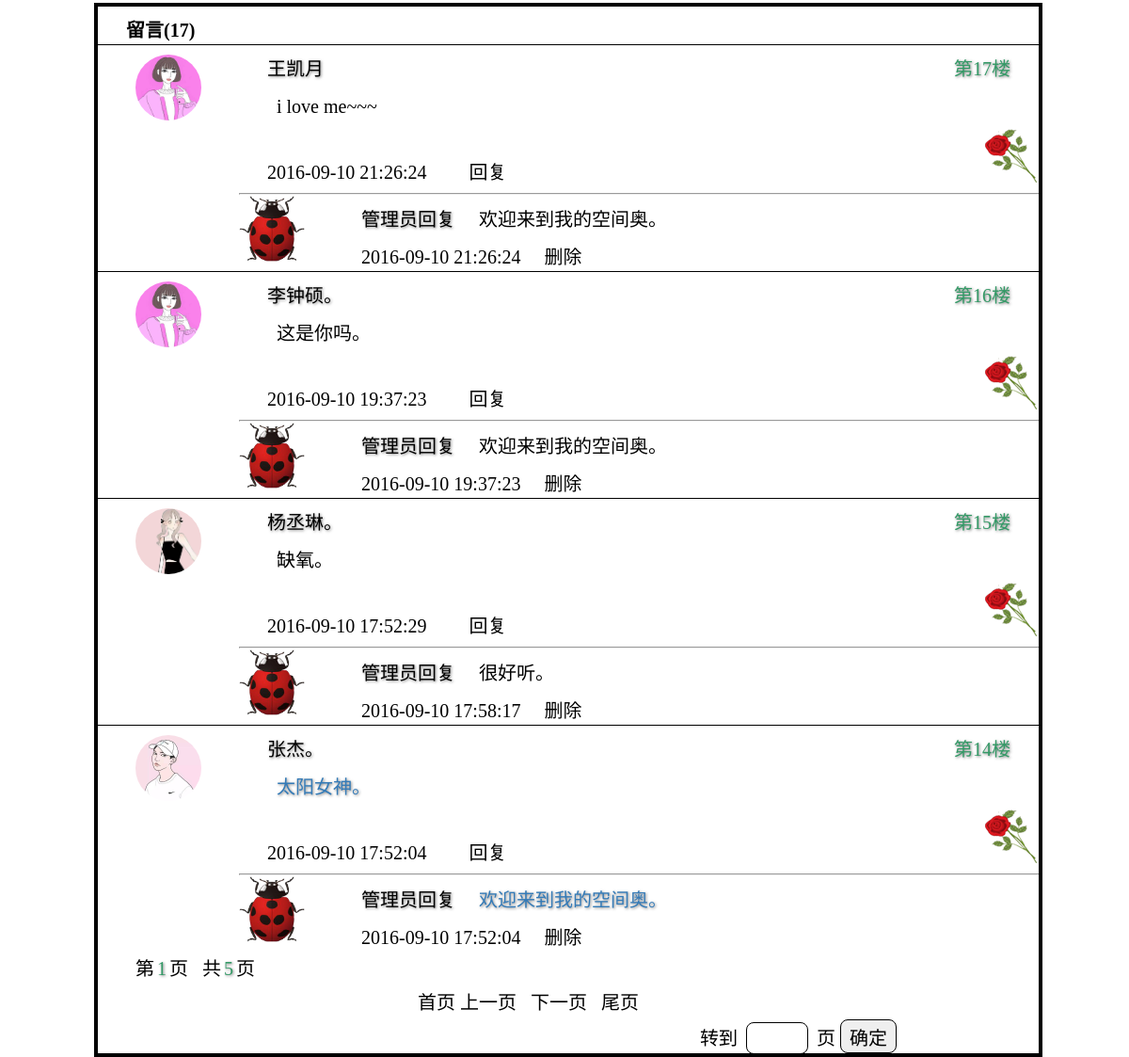
/houtai/liuyan/replay.php (signed in), run on the app's committed database.
### tables this page shows
CREATE TABLE `user_message` (  `id` int(5) NOT NULL auto_increment,  `name` varchar(30) NOT NULL,  `time` varchar(30) NOT NULL,  `content` text NOT NULL,  `photo` varchar(40) NOT NULL,  `secret` int(11) NOT NULL default '0',  PRIMARY KEY  (`id`));

CREATE TABLE `admin_replay` (  `id` int(5) NOT NULL auto_increment,  `admin` varchar(30) NOT NULL,  `replay_time` varchar(30) NOT NULL,  `replay_content` text NOT NULL,  `user_message_id` varchar(10) NOT NULL,  PRIMARY KEY  (`id`));

### houtai/liuyan/class.db.php (called while the page is built, shortened)
<?php
class me_db{
    public function query($sql){
        $query=mysql_query($sql) or die(mysql_error());
        return $query;
    }
    public function get_all_data($sql,$type=MYSQL_ASSOC){
        $arr=array();
        $i=0;
       $query=$this->query($sql);
       while($row=mysql_fetch_array($query,$type)){
           $arr[$i]=$row;
           $i++;
       }
       return $arr;
    }
}
?>

### houtai/liuyan/replay.php (the view, shortened to what this page needs)
<?php
require_once("class.db.php");
$db=new me_db;
if(empty($_GET['sou'])){
$page_size=4;
$sql='select count(*) from user_message';
}
else{
$page_size=2;
$sql="select count(*) from user_message where content like '%$_GET[sou]%'";
}
$arr=$db->get_all_data($sql,MYSQL_NUM);
$recordcount=$arr[0][0];
$pagecount=ceil($recordcount/$page_size);
if (empty($_GET['page'])) {
   $cur_page=1;
}else {if ($_GET['page']>=$pagecount) {
     $cur_page=$pagecount;
}elseif ($_GET['page']<=1) {
    $cur_page=1;
}else {
     $cur_page=$_GET['page'];
}
}
$star_value=($cur_page-1)*$page_size;
if (!empty($_GET['sou'])) {
    $sql="select * from user_message where secret!=1 and content like '%$_GET[sou]%' order by id desc limit $star_value,$page_size";
    $res1=mysql_query($sql) or die(mysql_error());
    $num_rows1=mysql_num_rows($res1);
    if (empty($num_rows1)) {
        echo "<script>
            window.alert('您搜索的内容为空奥。');
            history.go(-1);
            </script>";
    }
}else{
    $sql="select * from user_message order by id desc limit $star_value,$page_size";
}
$query=mysql_query($sql) or die(mysql_error());
?>
<!DOCTYPE html PUBLIC "-//W3C//DTD XHTML 1.0 Transitional//EN" "http://www.w3.org/TR/xhtml1/DTD/xhtml1-transitional.dtd">
<html xmlns="http://www.w3.org/1999/xhtml">
<head>
<link rel="stylesheet" href="admin_replay.css" />
</head>
<body>
<div>
    <div class="gb_z">
    	<div class="gb_box">
            <div class="gb_g">
            <div class="gb_visit">
            <div class="visitor">
            <p class="tong">留言(<?php echo $recordcount;?>)</p>
<?php
      $i=0;
    while($res=mysql_fetch_assoc($query))
    {
    $sqlh="select * from admin_replay where user_message_id=$res[id] limit 1";
    $queryh=mysql_query($sqlh) or die(mysql_error());
    $resh=mysql_fetch_assoc($queryh);
    $res['content']=str_replace($_GET[sou],"<font style='font-weight:bold;
     color:red;'>".$_GET[sou]."</font>",$res['content']);
?>
                <div class="content">
                <div class="visitor_left">
        <?php
if(empty($res['photo'])){
?>
<img  style="width:70px;height:70px;border-radius:50%;margin-top:10px;"src="image/1.jpg"/>
<?php
}else{
?>
<img  style="width:70px;height:70px;border-radius:50%;margin-top:10px;"src="<?php echo $res['photo']; ?>" />
<?php
}?>
                </div>
         		<div class="visitor_right">
                	<div class="laifang">
                    <p class="visitor_top"><a><?php echo $res[name]?></a><span>
                    第<?php  echo $recordcount-$star_value-$i;  ?>楼</span></p>
                      <p class="visitor_content">&nbsp;
 <?php
                        if ($res[secret]==1) {
                            echo "<font style='color:#337ab7;
                            text-shadow: 1px 1px 3px rgba(0,0,0,0.5);'>$res[content]</font>";
                        }else{
                 echo $res[content];
                        }
                    ?>
</p>
                        <p class="visitor_bottom"><?php echo $res[time]?>
                        <span>
                    <a href="replay_message.php?hid=<?php echo $res['id'];?>"> 回复</a></span>
                </p>
                        <hr />
                    </div>
                    <div class="huifu">
                        <div class="huifu_left">
                        <img src="image/logo.png"/>
                        </div>
                     <div class="huifu_right">
                        <p class="huifu_top"><a>管理员回复</a>
                       <span>
<?php  if ($res[secret]==1){
    echo "<font style='color:#337ab7;
                            text-shadow: 1px 1px 3px rgba(0,0,0,0.5);'>欢迎来到我的空间奥。</font>";
}else{
    if(empty($resh[replay_content])) {
                         echo  '欢迎来到我的空间奥。';
     }else{
                   echo $resh[replay_content];
     }
}?></span></p>
                        <p class="huifu_bottom">
                  <?php if(empty($resh[replay_time])) {
                         echo  $res[time];
                     }else{
                         echo $resh[replay_time];
                      }?>
            <span><a href="del_message.php?id=<?php echo $res['id'];?>">删除 </a></span>
                </p>
                    </div>
                    </div>
                </div>
                </div>
<?php
 $i++;
    }
?>
            </div>
        </div>
        <div class="form">
            <div class="d_left">
            <a>第<span><?php echo $cur_page;?></span>页</a>
            <a>共<span><?php echo $pagecount;?></span>页</a>
            </div>
            <div class="d_m">
<?php
    if(!empty($_GET[sou])){
              if ($cur_page==1) {
                ?>
                　　首页
                　　上一页
            <a href='replay.php?page=<?php echo $cur_page+1;?>&sou=<?php echo $_GET[sou];?>'>下一页</a>
             <a  href='replay.php?page=<?php echo $pagecount;?>&sou=<?php echo $_GET[sou];?>'>尾页</a>
                <?php
            }elseif ($cur_page==$pagecount){
            ?>
            <a href='replay.php?page=1'>首页</a>
            <a href='replay.php?page=<?php echo $cur_page-1;?>&sou=<?php echo $_GET[sou];?>'>上一页</a>
            下一页
            尾页
            <?php
            }else{
            ?>  <a href='replay.php?page=1'>首页</a>
            <a href='replay.php?page=<?php echo $cur_page-1;?>&sou=<?php echo $_GET[sou];?>'>上一页</a>
            <a href='replay.php?page=<?php echo $cur_page+1;?>&sou=<?php echo $_GET[sou];?>'>下一页</a>
            <a  href='replay.php?page=<?php echo $pagecount;?>&sou=<?php echo $_GET[sou];?>'>尾页</a>
            <?php
            }
            ?><form action="replay.php" method="get">
            转到<input type="text" class="ye" name="page"/>页
            <input type="submit" value="确定" class="sub">
           </form>
        <?php
} else{
            if ($cur_page==1) {
                ?>
                首页
                上一页
                <a href='replay.php?page=<?php echo $cur_page+1; ?>'>下一页</a>
                <a  href='replay.php?page=<?php echo $pagecount;?>'>尾页</a>
            <?php
            }else {
            ?>  <a href='replay.php?page=1'>首页</a>
            <a href='replay.php?page=<?php echo $cur_page-1; ?>'>上一页</a>
            <a href='replay.php?page=<?php echo $cur_page+1; ?>'>下一页</a>
            <a  href='replay.php?page=<?php echo $pagecount;?>'>尾页</a>
        <?php
            }
?>           </div>
            <form action="replay.php" method="get">
            转到<input type="text" class="ye" name="page"/>页
            <input type="submit" value="确定" class="sub">
           </form>
<?php
}
?>           </div>
        </div>
    </div>
</div>
</body>
</html>

### houtai/liuyan/admin_replay.css (style rules this page uses)
body { padding:0; margin:0; font-size:14px; width:1000px; height:943px; background:white; margin:0 auto; }
p,li,ul,ol,h1,h2,h3,h4,h5,h6,div { padding:0; margin:0; }
.gb_z { width:1000px; overflow: hidden; padding-bottom:13px; margin-top:3px; border:solid 4px #000; }
.gb_box { width:1000px; margin:0 auto; }
.gb_g p { height:30px; margin-left:30px; line-height: 30px; font-size:20px; font-family:宋体; }
.tong { font-size:20px; font-family:宋体; font-weight: bold; }
.gb_visit { width:1188px; margin-top:3px; }
.gb_visit p { margin-left:30px; }
.content { border-top:solid 1px #000; height: 240px; background:url(image/rose4.png) 928px 74px no-repeat; }
.visitor { margin:0 auto; }
.visitor p { margin-left:30px; margin-top:10px; }
.visitor_left { width:150px; height:240px; float:left; }
.visitor_left img { width:70px; height: 70px; margin-left:40px; }
.visitor_right { width:950px; height:240px; float:left; }
.laifang { height:140px; }
.visitor_right p { font-size: 20px; font-family: 宋体; }
.visitor_right .visitor_top a { text-shadow: 1px 1px 3px rgba(0,0,0,0.5); }
.visitor_right .visitor_top span { float: right; margin-right: 130px; color:#396; text-shadow: 1px 1px 3px rgba(0,0,0,0.5); }
.visitor_right .visitor_content { height:60px; }
.visitor_right .visitor_bottom span { margin-left: 40px; }
.visitor_right .visitor_bottom span a { text-decoration:none; color:#000; }
.huifu { height:90px; margin-top:10px; }
.huifu_left { width:100px; height:90px; float: left; }
.huifu_right { width:850px; height:90px; float: left; }
.huifu .huifu_left img { width:70px; height: 70px; }
.huifu_top { height:35px; }
.huifu_top span { margin-left: 20px; height:65px; }
.huifu_top a { text-shadow: 1px 1px 3px rgba(0,0,0,0.5); }
.huifu_bottom span { margin-left: 20px; }
.huifu_bottom span a { text-decoration:none; color:#000; }
.form { width:1000px; height:95px; font-size:20px; }
.form .d_left { margin-left:30px; font-family:宋体; }
.form .d_left a { font-size: 20px; }
.form .d_left span { color:#396; text-shadow: 1px 1px 3px rgba(0,0,0,0.5); margin:0 3px; }
.form .d_m { font-family:华文行楷; width:270px; margin-left:340px; }
.form form { font-size: 20px; margin-left:640px; font-family:华文行楷; }
.form a { margin-left:10px; font-size: 20px; color:#000; font-family:华文行楷; text-decoration: none; line-height: 36px; }
.form .ye { border:0; width:60px; height: 30px; border:solid 1.5px #000; border-radius: 8px; margin-left: 9px; margin-right: 9px; font-size: 20px; color:#000;font-family:华文行楷; }
.form .sub { border:0; width:60px; height: 36px; border:solid 1.5px #000; border-radius: 8px; font-size: 20px;font-family:华文行楷; }

### data on the page
user_message: name "王凯月", i "17", content "i love me~~~", time "2016-09-10 21:26:24", secret "欢迎来到我的空间奥。"
user_message: name "李钟硕。", i "16", content "这是你吗。", time "2016-09-10 19:37:23", secret "欢迎来到我的空间奥。"
user_message: photo (picture), name "杨丞琳。", i "15", content "缺氧。", time "2016-09-10 17:52:29", admin_replay.replay_content "很好听。", admin_replay.replay_time "2016-09-10 17:58:17"
user_message: photo (picture), name "张杰。", i "14", content "太阳女神。", time "2016-09-10 17:52:04", secret "欢迎来到我的空间奥。"

### other printed values
$recordcount "17"
$cur_page "1"
$pagecount "5"
